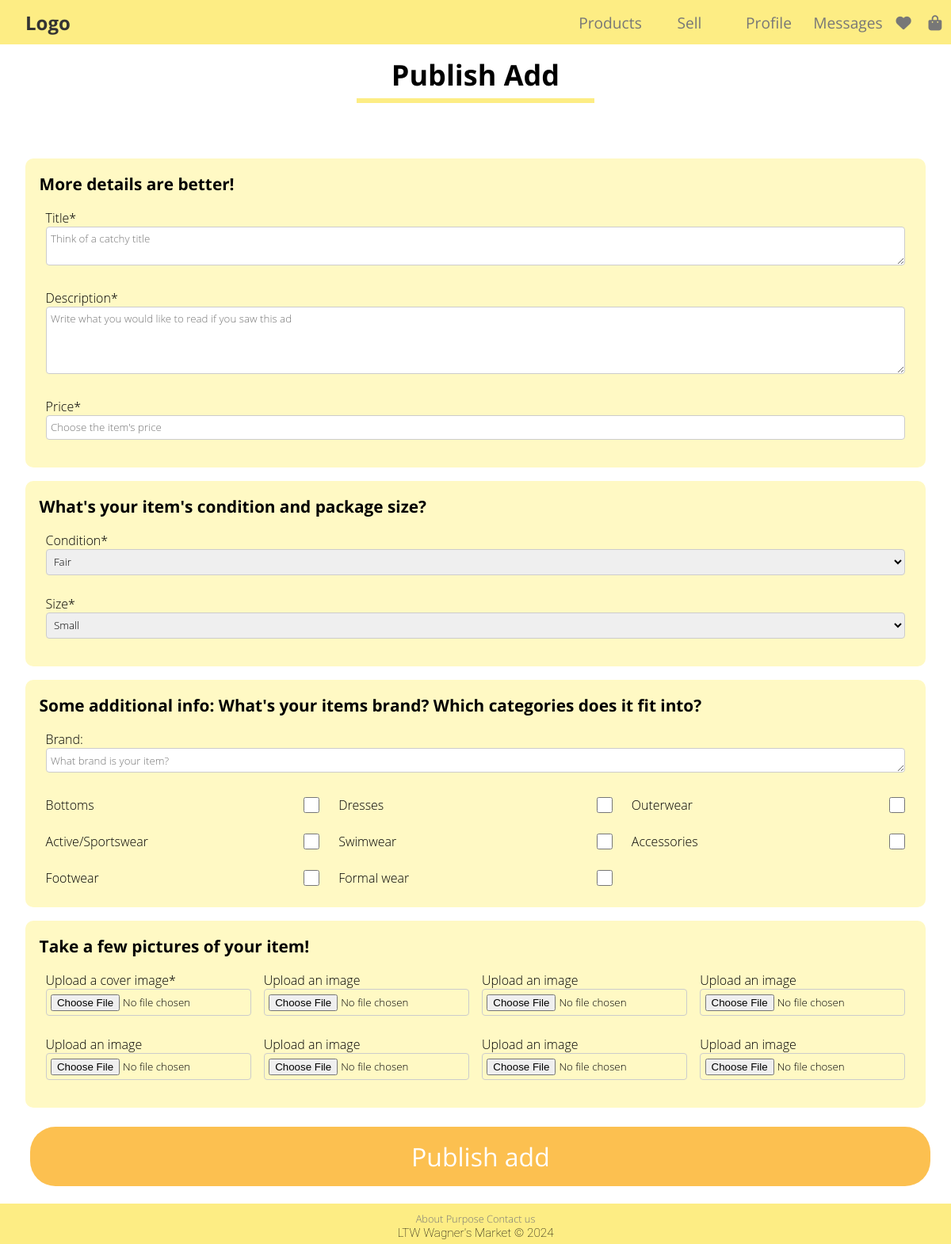
Page /pages/publish_add.php (signed in) on the earlier database version.
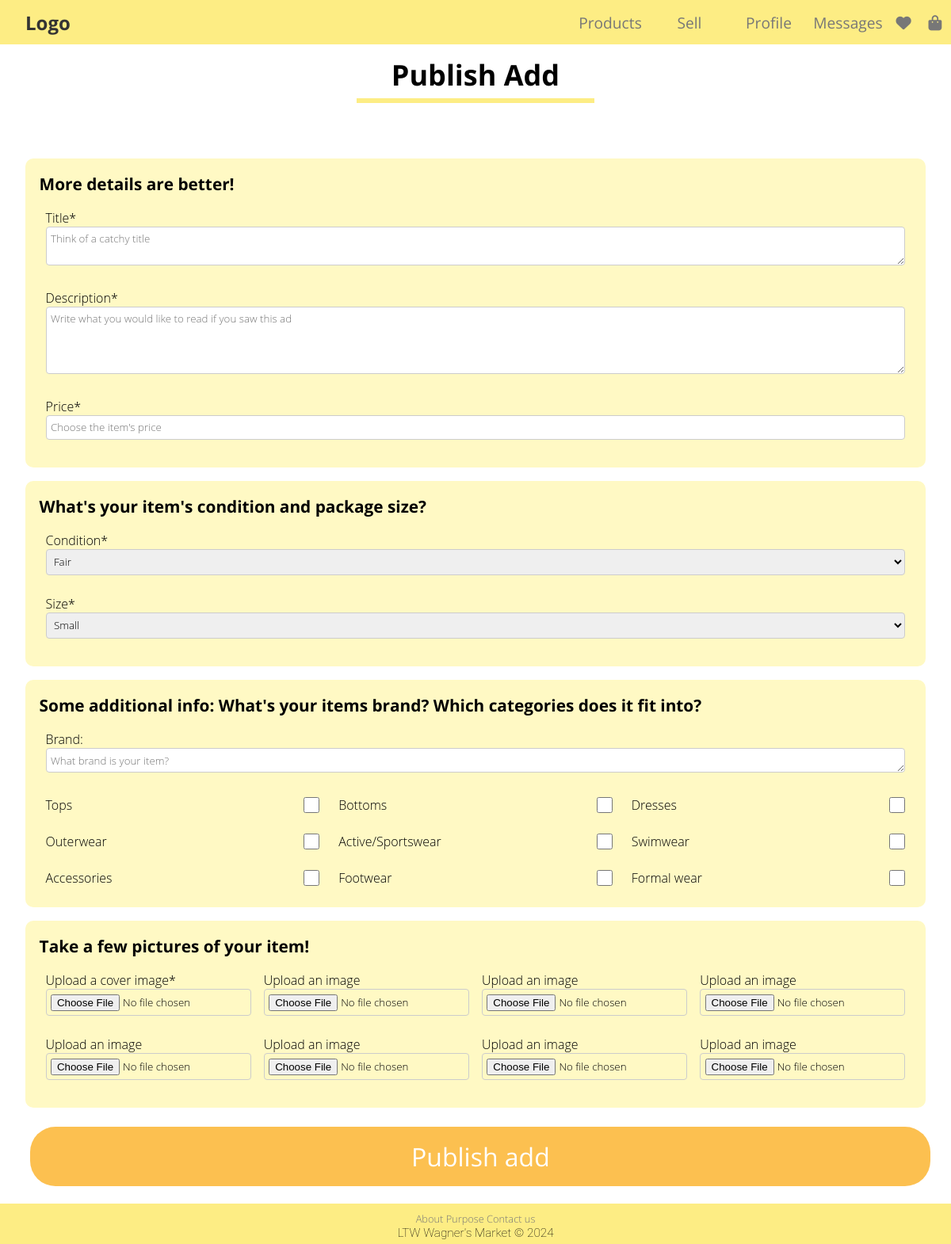
Same page on the later database version.
### tables this page shows
CREATE TABLE CATEGORY (
    CategoryName TEXT NOT NULL,
    CategoryImage TEXT NOT NULL,
    CONSTRAINT Pk_CategoryName PRIMARY KEY (CategoryName)
);

### public/pages/publish_add.php (called while the page is built, shortened)
<?php
require_once(__DIR__ . '/../../private/database/connection.db.php');
require_once(__DIR__ . '/../../private/database/category.class.php');
require_once(__DIR__ . '/../../private/templates/common.tpl.php');
require_once(__DIR__ . '/../../private/templates/publish.tpl.php');
$db = getDatabaseConnection();
$categories = Category::getCategories($db);
$sizes = Size::getSizes($db);
$conditions = Condition::getConditions($db);
drawPublishForm($categories, $sizes, $conditions);
?>

### private/database/category.class.php (called while the page is built, shortened)
<?php
class Category
{
    public function __construct(string $categoryName, string $categoryImage)
    {
        $this->categoryName = $categoryName;
    }
    static function getCategories(PDO $db): array
    {
        $stmt = $db->prepare('SELECT CategoryName, CategoryImage FROM CATEGORY');
        $stmt->execute(array());
        $categories = array();
        while ($category = $stmt->fetch()) {
            $categories[] = new Category(
                $category['CategoryName'],
                $category['CategoryImage']
            );
        }
        return $categories;
    }
}
?>

### private/templates/publish.tpl.php (the view, shortened to what the changed rows need)
<?php function drawPublishForm(array $categories, array $sizes, array $conditions) : void { ?>
        <section class="container">
            <form id="publish" action="../actions/action_publish_add.php" method="post" enctype="multipart/form-data">
                <fieldset id="item-brand-categories">
                    <section id="categories">
                        <?php foreach($categories as $category) { ?>
                            <label><?= $category->categoryName ?> <input type="checkbox" name="categories[]" value="<?= $category->categoryName ?>"></label>
                        <?php } ?>
                    </section>
                </fieldset>
            </form>
        </section>
<?php } ?>

Differences in the rows shown:
added category: CategoryName "Tops"
